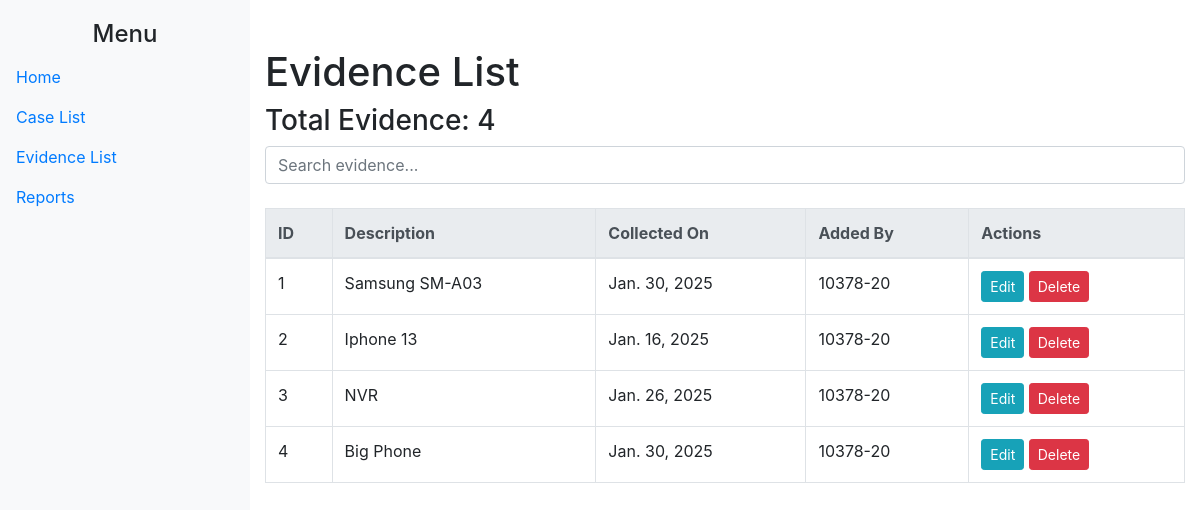
Screenshot of /evidence/ with the database file from the repository.
### inventory/models.py (models this page shows, shortened)
class Evidence(models.Model):
    case = models.ForeignKey(Case, on_delete=models.CASCADE, related_name='evidences')
    description = models.TextField()
    collected_on = models.DateField()
    added_by = models.CharField(max_length=255)

### inventory/views.py (the view)
# urls.py: path('evidence/', views.evidence_list, name='evidence_list'),
def evidence_list(request):
    search_query = request.GET.get('search', '')  # Get the search query from the request
    evidences = Evidence.objects.all()  # Get all evidence
    if search_query:
        evidences = evidences.filter(description__icontains=search_query)  # Filter by description
    total_evidence = evidences.count()
    return render(request, 'inventory/evidence_list.html', {
        'evidences': evidences,
        'total_evidence': total_evidence,
    })

### inventory/templates/inventory/evidence_list.html (shortened to what this page needs)
<!DOCTYPE html>
<html lang="en">
<head>
    <link rel="stylesheet" href="https://stackpath.bootstrapcdn.com/bootstrap/4.5.2/css/bootstrap.min.css">
</head>
<body>
    <div class="sidebar bg-light">
        <h4 class="text-center">Menu</h4>
        <ul class="nav flex-column">
            <li class="nav-item">
                <a class="nav-link" href="{% url 'home' %}">Home</a>
            </li>
            <li class="nav-item">
                <a class="nav-link" href="{% url 'case_list' %}">Case List</a>
            </li>
            <li class="nav-item">
                <a class="nav-link active" href="{% url 'evidence_list' %}">Evidence List</a>
            </li>
            <li class="nav-item">
                <a class="nav-link" href="{% url 'reports' %}">Reports</a>
            </li>
        </ul>
    </div>
    <div class="content">
        <div class="container mt-5">
            <h1>Evidence List</h1>
            <h3>Total Evidence: {{ total_evidence }}</h3>
            <div class="mb-4">
                <input type="text" id="search" class="form-control" placeholder="Search evidence..." aria-label="Search evidence">
            </div>
            <table class="table table-bordered" id="evidenceTable">
                <thead class="thead-light">
                    <tr>
                        <th>ID</th>
                        <th>Description</th>
                        <th>Collected On</th>
                        <th>Added By</th>
                        <th>Actions</th>
                    </tr>
                </thead>
                <tbody>
                    {% for evidence in evidences %}
                    <tr>
                        <td>{{ forloop.counter }}</td>
                        <td>{{ evidence.description }}</td>
                        <td>{{ evidence.collected_on }}</td>
                        <td>{{ evidence.added_by }}</td>
                        <td>
                            <a href="{% url 'edit_evidence' evidence.id %}" class="btn btn-info btn-sm">Edit</a>
                            <a href="{% url 'delete_evidence' evidence.id %}" class="btn btn-danger btn-sm">Delete</a>
                        </td>
                    </tr>
                    {% empty %}
                    <tr>
                        <td colspan="5" class="text-center">No evidence found.</td>
                    </tr>
                    {% endfor %}
                </tbody>
            </table>
        </div>
    </div>
</body>
</html>

### inventory/templates/inventory/evidence_list.html (style rules this page uses)
body { overflow-x: hidden; }
.sidebar { height: 100vh; position: fixed; top: 0; left: 0; z-index: 100; padding-top: 20px; width: 250px; }
.content { margin-left: 250px; }

### rows the page displays
Evidence: description "Samsung SM-A03", collected_on "Jan. 30, 2025", added_by "10378-20"
Evidence: description "Iphone 13", collected_on "Jan. 16, 2025", added_by "10378-20"
Evidence: description "NVR", collected_on "Jan. 26, 2025", added_by "10378-20"
Evidence: description "Big Phone", collected_on "Jan. 30, 2025", added_by "10378-20"

### other values shown
{{ total_evidence }} "4"
